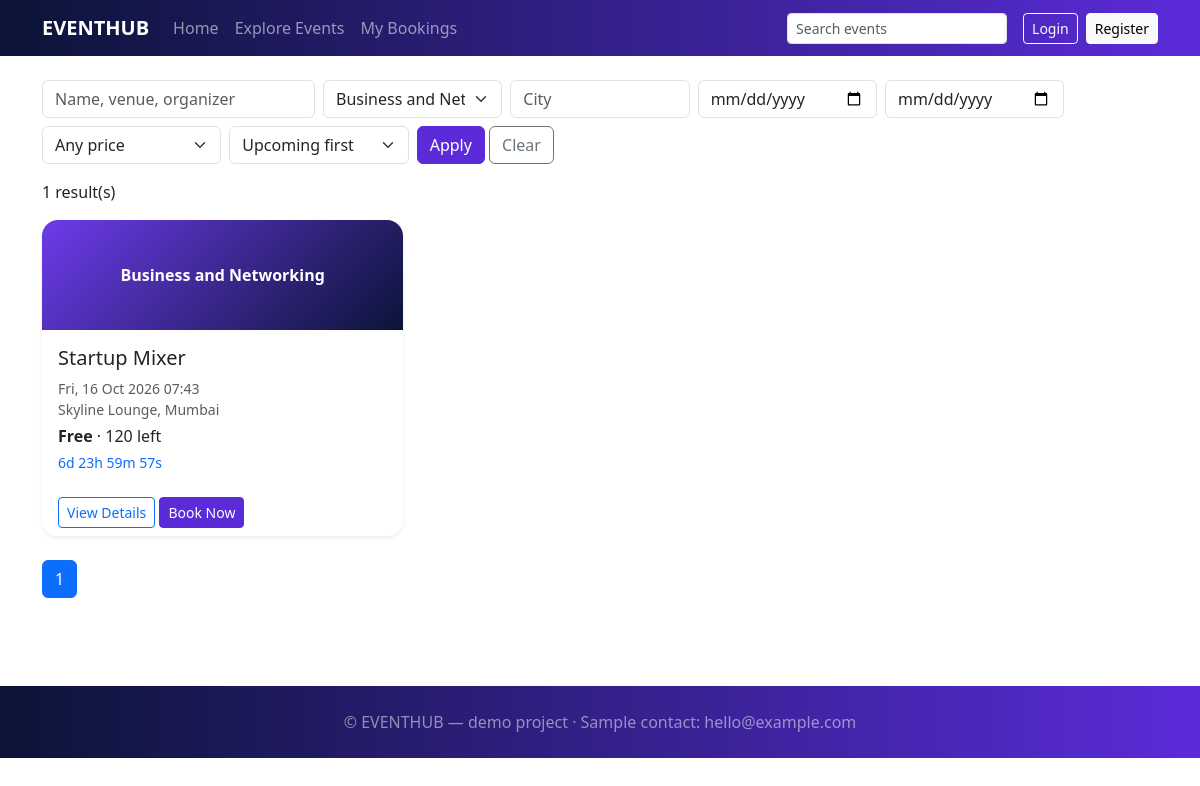
The page /events.php?category=8 on the database its author committed.
### tables this page shows
CREATE TABLE events(id INT AUTO_INCREMENT PRIMARY KEY,category_id INT NOT NULL,title VARCHAR(150) NOT NULL,description TEXT,venue VARCHAR(120),city VARCHAR(80),organizer VARCHAR(100),start_at DATETIME NOT NULL,featured TINYINT(1) DEFAULT 0,status ENUM('draft','published','cancelled') DEFAULT 'published',
 FOREIGN KEY(category_id) REFERENCES categories(id),INDEX(start_at),INDEX(city));

CREATE TABLE categories(id INT AUTO_INCREMENT PRIMARY KEY,name VARCHAR(60) NOT NULL UNIQUE);

### events.php (the view, shortened to what this page needs)
<?php $title='Explore Events'; require 'includes/header.php';
$w=["e.status='published'"];$a=[];
if(($q=trim($_GET['q']??''))!==''){$w[]='(e.title LIKE ? OR e.venue LIKE ? OR e.organizer LIKE ?)';array_push($a,"%$q%","%$q%","%$q%");}
if(!empty($_GET['category'])){$w[]='e.category_id=?';$a[]=(int)$_GET['category'];}
if(($city=trim($_GET['city']??''))!==''){$w[]='e.city LIKE ?';$a[]="%$city%";}
$orders=['date'=>'e.start_at','new'=>'e.id DESC','low'=>'min_price','high'=>'min_price DESC'];$sort=$orders[$_GET['sort']??'date']??'e.start_at';
$where=' WHERE '.implode(' AND ',$w);$per=6;$pg=max(1,(int)($_GET['page']??1));
$c=$pdo->prepare("SELECT COUNT(*) FROM events e$where");$c->execute($a);$n=(int)$c->fetchColumn();
$st=$pdo->prepare(EV_SQL."$where ORDER BY $sort LIMIT $per OFFSET ".(($pg-1)*$per));$st->execute($a);$rows=$st->fetchAll();
$cats=$pdo->query("SELECT * FROM categories")->fetchAll();$qs=$_GET;unset($qs['page']);?>
<form class="row g-2 mb-3"><div class="col-md-3"><input name="q" value="<?=e($q)?>" class="form-control" placeholder="Name, venue, organizer"></div>
<div class="col-md-2"><select name="category" class="form-select"><option value="">All categories</option><?php foreach($cats as $k)echo '<option value="'.$k['id'].'"'.(($_GET['category']??'')==$k['id']?' selected':'').'>'.e($k['name']).'</option>';?></select></div>
<div class="col-md-2"><input name="city" value="<?=e($city)?>" class="form-control" placeholder="City"></div>
<div class="col-md-2"><input type="date" name="from" value="<?=e($_GET['from']??'')?>" class="form-control"></div><div class="col-md-2"><input type="date" name="to" value="<?=e($_GET['to']??'')?>" class="form-control"></div>
<div class="col-md-2"><select name="price" class="form-select"><option value="">Any price</option></select></div>
<div class="col-md-2"><select name="sort" class="form-select"><option value="date">Upcoming first</option></select></div>
<div class="col-md-3"><button class="btn btn-primary">Apply</button> <a class="btn btn-outline-secondary" href="events.php">Clear</a></div></form>
<p><?=$n?> result(s)</p><div class="row g-3"><?php foreach($rows as $ev)echo card($ev); if(!$rows)echo '<p>No events match. Try clearing filters or a different city.</p>';?></div>
<nav class="mt-4"><ul class="pagination"><?php for($i=1;$i<=max(1,ceil($n/$per));$i++)echo '<li class="page-item'.($i==$pg?' active':'').'"><a class="page-link" href="?'.e(http_build_query($qs+['page'=>$i])).'">'.$i.'</a></li>';?></ul></nav>
<?php require 'includes/footer.php';

### includes/functions.php (shortened to what this page needs)
<?php
function e($s){return htmlspecialchars((string)$s,ENT_QUOTES,'UTF-8');}
function card($ev){
 $p=$ev['min_price']??0; $h='<div class="col-md-6 col-lg-4"><div class="card h-100 shadow-sm ev"><div class="ev-img">'.e($ev['category']).'</div><div class="card-body">';
 $h.=($ev['featured']?'<span class="badge bg-warning text-dark mb-1">Featured</span> ':'').'<h5>'.e($ev['title']).'</h5>';
 $h.='<p class="small text-muted mb-1">'.date('D, d M Y H:i',strtotime($ev['start_at'])).'<br>'.e($ev['venue']).', '.e($ev['city']).'</p>';
 $h.='<p class="mb-1"><b>'.($p>0?'From '.money($p):'Free').'</b> · '.(int)$ev['avail'].' left</p>';
 $h.='<div class="cd small text-primary" data-t="'.date('c',strtotime($ev['start_at'])).'"></div></div><div class="card-footer bg-white border-0">';
 $h.='<a class="btn btn-outline-primary btn-sm" href="event-details.php?id='.$ev['id'].'">View Details</a> <a class="btn btn-primary btn-sm" href="booking.php?id='.$ev['id'].'">Book Now</a></div></div></div>';
 return $h;}

### assets/css/style.css (style rules this page uses)
.ev { border:0;border-radius:1rem;overflow:hidden;transition:.2s }
.ev-img { height:110px;background:linear-gradient(135deg,#6d3bea,#0b1437);color:#fff;display:flex;align-items:center;justify-content:center;font-weight:600 }
.btn-primary { background:#5b2bd9;border-color:#5b2bd9 }

### rows shown on the page
events: category.name "Business and Networking", title "Startup Mixer", start_at "Fri, 16 Oct 2026 07:43", venue "Skyline Lounge", city "Mumbai", avail "120"

### other values the page prints
$n "1"
form field category "Business and Networking"
